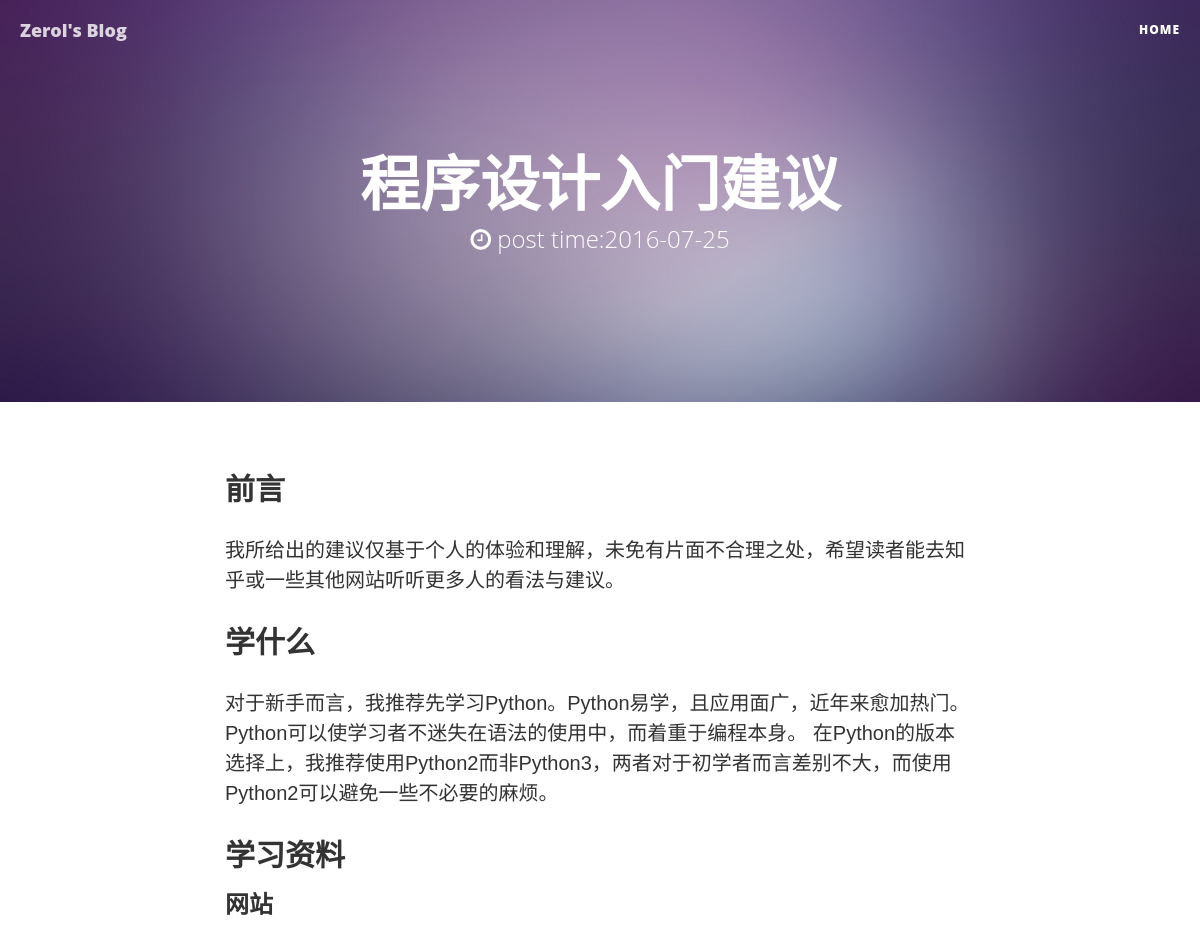
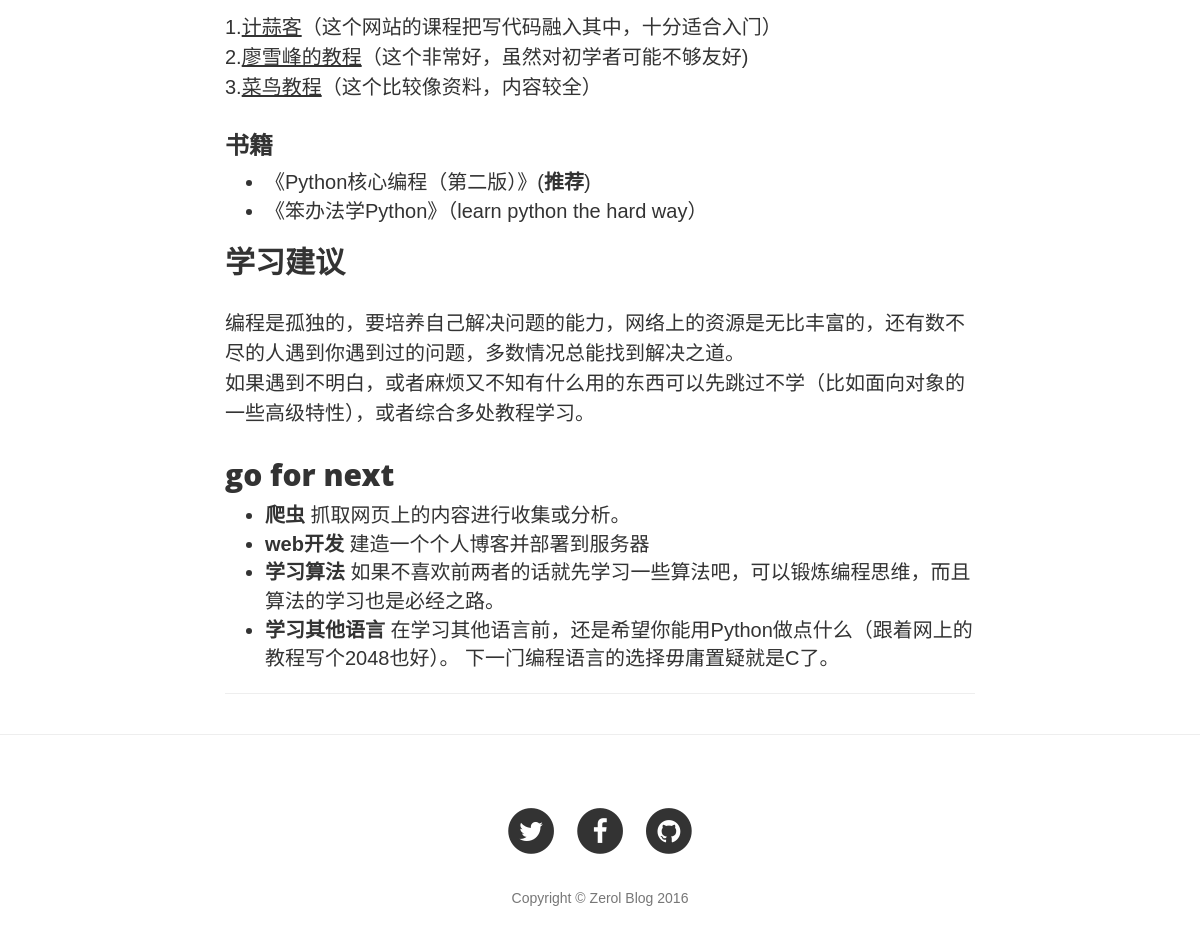
Screenshot of /blog/article/18 with the database file from the repository (2 pictures, top to bottom).
### blog/models.py (models this page shows, shortened)
class Article(models.Model):
    STATUS_CHOICES = (
        ('d', 'Draft'),
        ('p', 'Published'),
    )
    title = models.CharField('标题', max_length=70)
    body = models.TextField('正文')
    created_time = models.DateTimeField('创建时间', auto_now_add=True)
    last_modified_time = models.DateTimeField('修改时间', auto_now=True)
    status = models.CharField('文章状态', max_length=1, choices=STATUS_CHOICES)
    abstract = models.TextField('摘要', max_length=140, blank=True, null=True)
    views = models.PositiveIntegerField('浏览量', default=0)
    topped = models.BooleanField('置顶', default=False)
    category = models.ForeignKey('Category', verbose_name='分类', null=True, on_delete=models.SET_NULL)
    tags = models.ManyToManyField('Tag', verbose_name='标签集合', blank=True)
    class Meta:
        ordering = ['-last_modified_time']

### blog/views.py (the view)
# urls.py: url(r'^article/(?P<article_id>\d+)$', views.ArticleDetailView.as_view(), name='detail'),
class ArticleDetailView(DetailView):
    model = Article
    template_name = "detail.html"
    context_object_name = "article"
    pk_url_kwarg = 'article_id'
    def get_object(self):
        obj = super(ArticleDetailView, self).get_object()
        obj.body = markdown2.markdown(obj.body, extras=['fenced-code-blocks'])
        return obj

### templates/detail.html (shortened to what this page needs)
{% extends 'base.html' %}
{% load staticfiles %}
{% block body %}
    <header class="intro-header" style="background-image: url('{% static 'img/home-bg.jpg' %}')">
        <div class="container">
            <div class="row">
                <div class="col-lg-8 col-lg-offset-2 col-md-10 col-md-offset-1">
                    <div class="site-heading">
                        <h1 style="font-size: 60px">{{ article.title }}</h1>
                        <span class="subheading">
                            <i class="fa fa-clock-o" aria-hidden="true"></i>
                            post time:{{ article.created_time | date:"Y-m-d"}}
                        </span>
                    </div>
                </div>
            </div>
        </div>
    </header>
    <article>
        <div class="container">
            <div class="row">
                <div class="col-lg-8 col-lg-offset-2 col-md-10 col-md-offset-1">
                    {{ article.body |safe }}
                    <hr>
                </div>
            </div>
        </div>
    </article>
    <hr>
{% endblock %}

### templates/base.html (style rules this page uses)
body { font-family:"Microsoft YaHei",Arial,Helvetica,sans-serif,"宋体"; }

### rows the page displays
Article: title "程序设计入门建议", created_time "2016-07-25", body "前言 我所给出的建议仅基于个人的体验和理解，未免有片面不合理之处，希望读者能去知乎或一些其他网站听听更多人的看法与建议。 学什么 对于新手而言，我推荐先学习Python。Python易学，且应用面广，近年来愈加热门。Python可以使学习者不迷失在语法的使用中，而着重于编程本身。 在Python的版本选择上，我推荐使用Python2而非Python3，两者对于初学者而言差别不大，而使用Python2可以避免一些不必要的麻烦。 学习资料 网站 1. 计蒜客 （这个网站的课程把写代码融入其中，十分适合入门） 2. 廖雪峰的教程 （这个非常好，虽然对初学者可能不够友好) 3. 菜鸟教程 （这个比较像资料，内容较全） 书籍 《Python核心编程（第二版）》( 推荐 ) 《笨办法学Python》（learn python the hard way） 学习建议 编程是孤独的，要培养自己解决问题的能力，网络上的资源是无比丰富的，还有数不尽的人遇到你遇到过的问题，多数情况总能找到解决之道。 如果遇到不明白，或者麻烦又不知有什么用的东西可以先跳过不学（比如面向对象的一些高级特性），或者综合多处教程学习。 go for next 爬虫 抓取网页上的内容进行收集或分析。 web开发 建造一个个人博客并部署到服务器 学习算法 如果不喜欢前两者的话就先学习一些算法吧，可以锻炼编程思维，而且算法的学习也是必经之路。 学习其他语言 在学习其他语言前，还是希望你能用Python做点什么（跟着网上的教程写个2048也好）。 下一门编程语言的选择毋庸置疑就是C了。"
